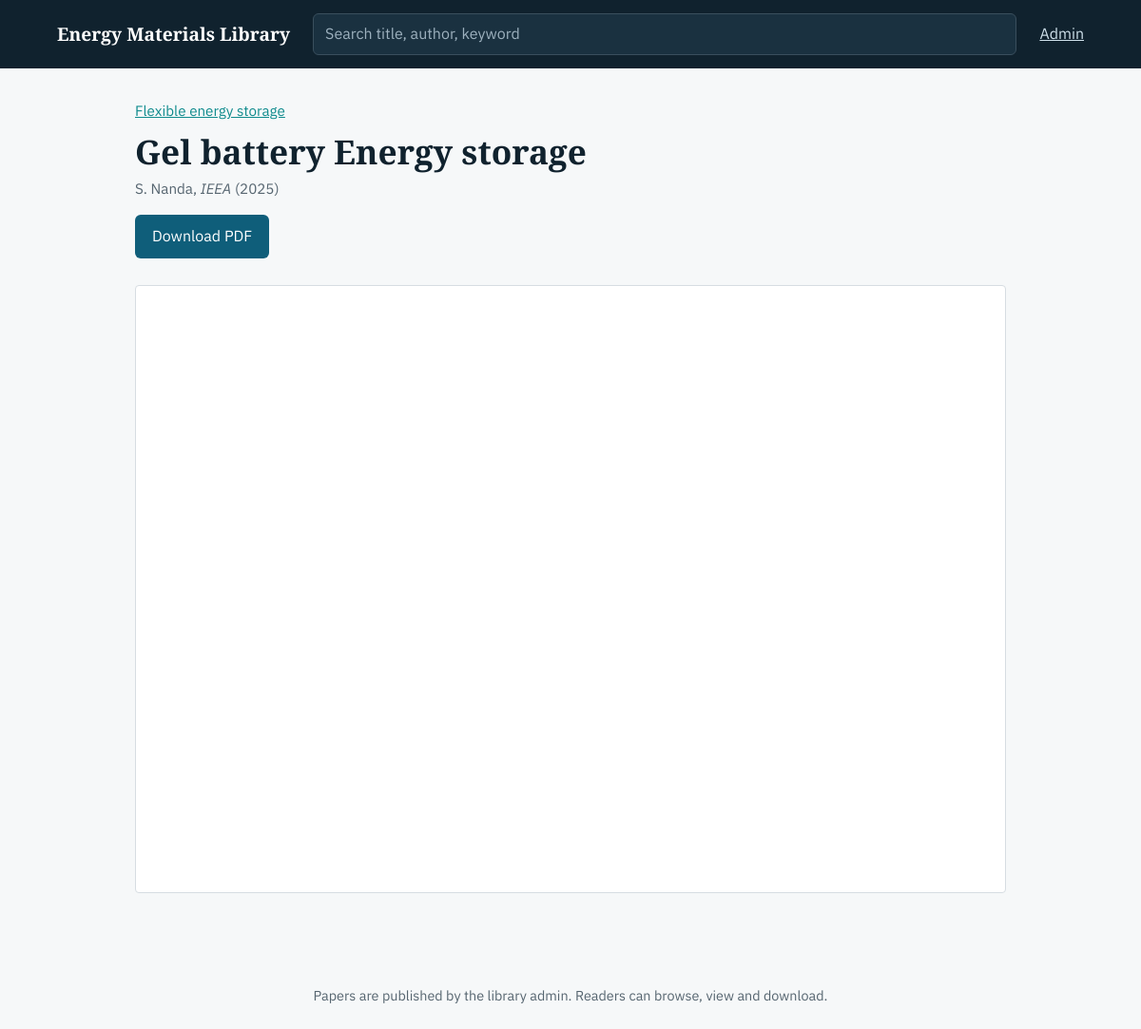
The app's page /paper/1 with its own data.
### app.py (models this page shows)
class Paper(db.Model):
    id = db.Column(db.Integer, primary_key=True)
    title = db.Column(db.String(300), nullable=False)
    authors = db.Column(db.String(400), default="")
    journal = db.Column(db.String(200), default="")
    year = db.Column(db.Integer)
    doi = db.Column(db.String(200), default="")
    abstract = db.Column(db.Text, default="")
    topic = db.Column(db.String(40), nullable=False, index=True)
    filename = db.Column(db.String(80), nullable=False)
    original_name = db.Column(db.String(200), default="paper.pdf")
    uploaded_at = db.Column(db.DateTime, default=datetime.utcnow)

### app.py (the view)
@app.route("/paper/<int:pid>")
def paper(pid):
    return render_template("paper.html", p=db.get_or_404(Paper, pid))

### app.py (called while the page is built)
@app.before_request
def csrf_protect():
    if request.method == "POST":
        sent = request.form.get("_csrf", "")
        if not secrets.compare_digest(session.get("_csrf", ""), sent):
            abort(400)

@app.after_request
def headers(resp):
    resp.headers["X-Content-Type-Options"] = "nosniff"
    resp.headers["X-Frame-Options"] = "SAMEORIGIN"
    return resp

@app.context_processor
def inject():
    session.setdefault("_csrf", secrets.token_hex(16))
    return dict(csrf=session["_csrf"], topics=TOPICS, topic_map=TOPIC_MAP,
                is_admin=session.get("admin", False))

### templates/paper.html (shortened to what this page needs)
{% extends "base.html" %}
{% block content %}
{% set t = topic_map[p.topic] %}
<article style="--c:{{ t.color }}">
  <a class="back" href="{{ url_for('topic', slug=p.topic) }}">{{ t.name }}</a>
  <h1 class="page">{{ p.title }}</h1>
  <p class="meta">{{ p.authors }}{% if p.journal %}, <i>{{ p.journal }}</i>{% endif %}{% if p.year %} ({{ p.year }}){% endif %}</p>
  <p><a class="btn" href="{{ url_for('pdf', pid=p.id, dl=1) }}">Download PDF</a></p>
  <iframe class="viewer" src="{{ url_for('pdf', pid=p.id) }}" title="{{ p.title }}"></iframe>
</article>
{% endblock %}

### templates/base.html (shortened to what this page needs)
<!doctype html>
<html lang="en"><head>
<link rel="stylesheet" href="{{ url_for('static', filename='style.css') }}">
</head><body>
<header class="top">
  <a class="brand" href="{{ url_for('index') }}">Energy Materials Library</a>
  <form action="{{ url_for('search') }}" class="search" role="search">
    <input name="q" placeholder="Search title, author, keyword" value="{{ request.args.get('q','') }}" aria-label="Search papers">
  </form>
  <nav>
    {% if is_admin %}<a href="{{ url_for('dashboard') }}">Dashboard</a>
    <form method="post" action="{{ url_for('logout') }}"><input type="hidden" name="_csrf" value="{{ csrf }}"><button class="link">Log out</button></form>
    {% else %}<a href="{{ url_for('login') }}">Admin</a>{% endif %}
  </nav>
</header>
<main>
  {% block content %}{% endblock %}
</main>
<footer>Papers are published by the library admin. Readers can browse, view and download.</footer>
</body></html>

### static/style.css (style rules this page uses)
:root { --ink:#10222e;--mute:#566570;--bg:#f6f8f9;--line:#d6dde2;--acc:#0f5e7a }
* { box-sizing:border-box }
body { margin:0;background:var(--bg);color:var(--ink);font:400 16px/1.6 "IBM Plex Sans",system-ui,sans-serif }
a { color:var(--acc) }
h1,h2,h3,.brand { font-family:"Source Serif 4",Georgia,serif;line-height:1.2 }
.top { display:flex;flex-wrap:wrap;gap:12px 24px;align-items:center;padding:14px clamp(16px,5vw,64px);background:var(--ink) }
.brand { color:#fff;text-decoration:none;font-weight:700;font-size:1.2rem }
.search { flex:1;min-width:200px }
.search input { width:100%;padding:8px 12px;border:1px solid #3a4f5d;border-radius:6px;background:#1a3140;color:#fff;font:inherit }
.search input::placeholder { color:#9db1be }
nav { display:flex;gap:16px;align-items:center }
nav a,.top .link { color:#cfe0ea }
main { max-width:980px;margin:0 auto;padding:32px clamp(16px,5vw,32px) 64px }
.meta { margin:0;color:var(--mute);font-size:.95rem }
.page { font-size:clamp(1.6rem,3.5vw,2.2rem);margin:0 0 6px }
.back { font-size:.95rem;display:inline-block;margin-bottom:10px;color:var(--c) }
.viewer { width:100%;height:80vh;border:1px solid var(--line);border-radius:4px;background:#fff;margin-top:12px }
.btn { display:inline-block;background:var(--acc);color:#fff;border:0;border-radius:6px;padding:10px 18px;font:600 1rem inherit;text-decoration:none;cursor:pointer }
footer { text-align:center;color:var(--mute);font-size:.9rem;padding:24px }

### records on screen
Paper: title "Gel battery Energy storage", authors "S. Nanda", journal "IEEA", year "2025"

### other values on screen
{{ t.name }} "Flexible energy storage"
